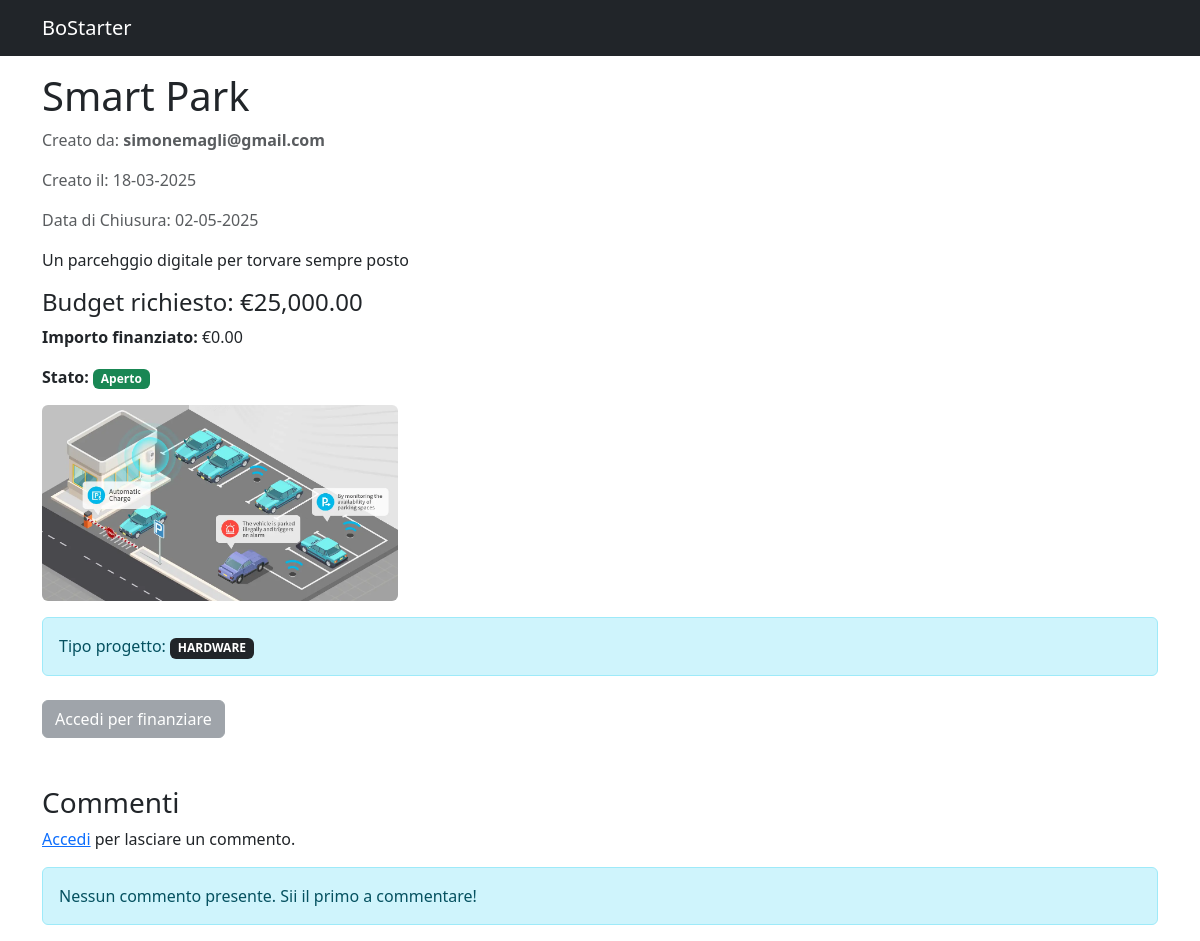
Page /Sito/progetto.php?nome_progetto=Smart+Park on the committed database.
### tables this page shows
CREATE TABLE PROGETTO (
    nome VARCHAR(255) PRIMARY KEY,
    descrizione TEXT NOT NULL,
    data_inserimento DATE NOT NULL,
    email_creatore VARCHAR(255) NOT NULL,
    budget FLOAT NOT NULL CHECK (budget > 0),
    data_limite DATE NOT NULL,
    stato ENUM('aperto', 'chiuso') NOT NULL DEFAULT 'aperto',
    FOREIGN KEY (email_creatore) REFERENCES UTENTE_CREATORE(email_utente_creat) ON DELETE CASCADE
) ENGINE "INNODB";

### Sito/progetto.php (the view, shortened to what this page needs)
<?php
require 'session.php';
$nome_progetto = $_GET['nome_progetto'];
$loggedIn = isset($_SESSION['email']);
try {
    $stmt = $pdo->prepare("
        SELECT P.*,
            COALESCE(
                (SELECT 'hardware' FROM PROGETTO_HARDWARE H WHERE H.nome_progetto = P.nome),
                (SELECT 'software' FROM PROGETTO_SOFTWARE S WHERE S.nome_progetto = P.nome),
                'undefined'
            ) AS tipo_progetto
        FROM PROGETTO P
        WHERE P.nome = :nome
    ");
    $stmt->execute(['nome' => $nome_progetto]);
    $progetto = $stmt->fetch(PDO::FETCH_ASSOC);
    $stmtImg = $pdo->prepare("SELECT foto_url FROM FOTO_PROGETTO WHERE nome_progetto = :nome");
    $stmtImg->execute(['nome' => $nome_progetto]);
    $immagini = $stmtImg->fetchAll(PDO::FETCH_ASSOC);
    $stmtFinanziamenti = $pdo->prepare("SELECT SUM(importo) AS totale_finanziato FROM FINANZIAMENTO WHERE nome_progetto = :nome");
    $stmtFinanziamenti->execute(['nome' => $nome_progetto]);
    $totale_finanziato = $stmtFinanziamenti->fetch(PDO::FETCH_ASSOC)['totale_finanziato'] ?? 0;
    $budget_raggiunto = $totale_finanziato >= $progetto['budget'];
    $progetto_chiuso = $progetto['stato'] === 'chiuso';
    $stmtCommenti = $pdo->prepare("
        SELECT C.id, C.email_utente, C.data_commento, C.testo,
               R.testo AS risposta, R.data_risposta, R.email_creatore
        FROM COMMENTO C
        LEFT JOIN RISPOSTA_COMMENTO R ON C.id = R.id_commento
        WHERE C.nome_progetto = :nome
        ORDER BY C.data_commento DESC
    ");
    $stmtCommenti->execute(['nome' => $nome_progetto]);
    $commenti = $stmtCommenti->fetchAll(PDO::FETCH_ASSOC);
} catch (Exception $e) {
    echo "<p style='color: red; text-align: center;'>Errore: " . htmlspecialchars($e->getMessage()) . "</p>";
}
?>
<!DOCTYPE html>
<html lang="it">
<head>
    <link href="https://cdn.jsdelivr.net/npm/bootstrap@5.3.0/dist/css/bootstrap.min.css" rel="stylesheet">
</head>
<body>
<nav class="navbar navbar-expand-lg navbar-dark bg-dark fixed-top">
    <div class="container">
        <a class="navbar-brand" href="index.php">BoStarter</a>
    </div>
</nav>
<div class="container mt-5 pt-4">
    <h1><?php echo htmlspecialchars($progetto['nome']); ?></h1>
    <p class="text-muted">Creato da: <strong><?php echo htmlspecialchars($progetto['email_creatore']); ?></strong></p>
    <p class="text-muted">Creato il: <?php echo date("d-m-Y", strtotime($progetto['data_inserimento'])); ?></p>
    <p class="text-muted">Data di Chiusura: <?php echo date("d-m-Y", strtotime($progetto['data_limite'])); ?></p>
    <p><?php echo nl2br(htmlspecialchars($progetto['descrizione'])); ?></p>
    <h4>Budget richiesto: €<?php echo number_format($progetto['budget'], 2); ?></h4>
    <p><strong>Importo finanziato:</strong> €<?php echo number_format($totale_finanziato, 2); ?></p>
    <p><strong>Stato:</strong> <span class="badge <?php echo $progetto_chiuso ? 'bg-danger' : 'bg-success'; ?>">
    <?php echo $progetto_chiuso ? 'Chiuso' : 'Aperto'; ?>
    </span></p>
    <div class="row">
        <?php foreach ($immagini as $img): ?>
            <div class="col-md-4 mb-3">
                <img src="<?php echo htmlspecialchars($img['foto_url']); ?>" class="img-fluid rounded" alt="Immagine progetto">
            </div>
        <?php endforeach; ?>
    </div>
    <div class="alert alert-info mb-4">
        Tipo progetto:
        <span class="badge bg-dark">
        <?php echo strtoupper(htmlspecialchars($progetto['tipo_progetto'])) ?>
    </span>
    </div>
    <div class="mt-4">
        <?php if ($loggedIn && !$budget_raggiunto && !$progetto_chiuso): ?>
            <a href="finanzia.php?nome_progetto=<?php echo urlencode($progetto['nome']); ?>"
               class="btn btn-primary me-2">
                Finanzia il Progetto
            </a>
            <?php if ($progetto['tipo_progetto'] === 'software'): ?>
                <a href="partecipa.php?nome_progetto=<?php echo urlencode($progetto['nome']); ?>"
                   class="btn btn-success">
                    Partecipa al Progetto
                </a>
            <?php endif; ?>
        <?php elseif (!$loggedIn): ?>
            <button class="btn btn-secondary me-2" disabled>Accedi per finanziare</button>
        <?php endif; ?>
    </div>
    <div class="mt-5">
        <h3>Commenti</h3>
        <?php if ($loggedIn): ?>
            <form action="" method="POST" class="mb-4">
                <textarea class="form-control" name="nuovo_commento" rows="3" required placeholder="Inserisci il tuo commento..."></textarea>
                <button type="submit" class="btn btn-primary mt-2">Invia Commento</button>
            </form>
        <?php else: ?>
            <p><a href="login.html">Accedi</a> per lasciare un commento.</p>
        <?php endif; ?>
        <?php if (empty($commenti)): ?>
            <div class="alert alert-info">Nessun commento presente. Sii il primo a commentare!</div>
        <?php endif; ?>
    </div>
</div>
</body>
</html>

### rows in the picture
progetto: nome "Smart Park", email_creatore "simonemagli@gmail.com", data_inserimento "18-03-2025", data_limite "02-05-2025", descrizione "Un parcehggio digitale per torvare sempre posto", budget "25,000.00"

### other values in the picture
$totale_finanziato "0.00"
$progetto['tipo_progetto'] "HARDWARE"
